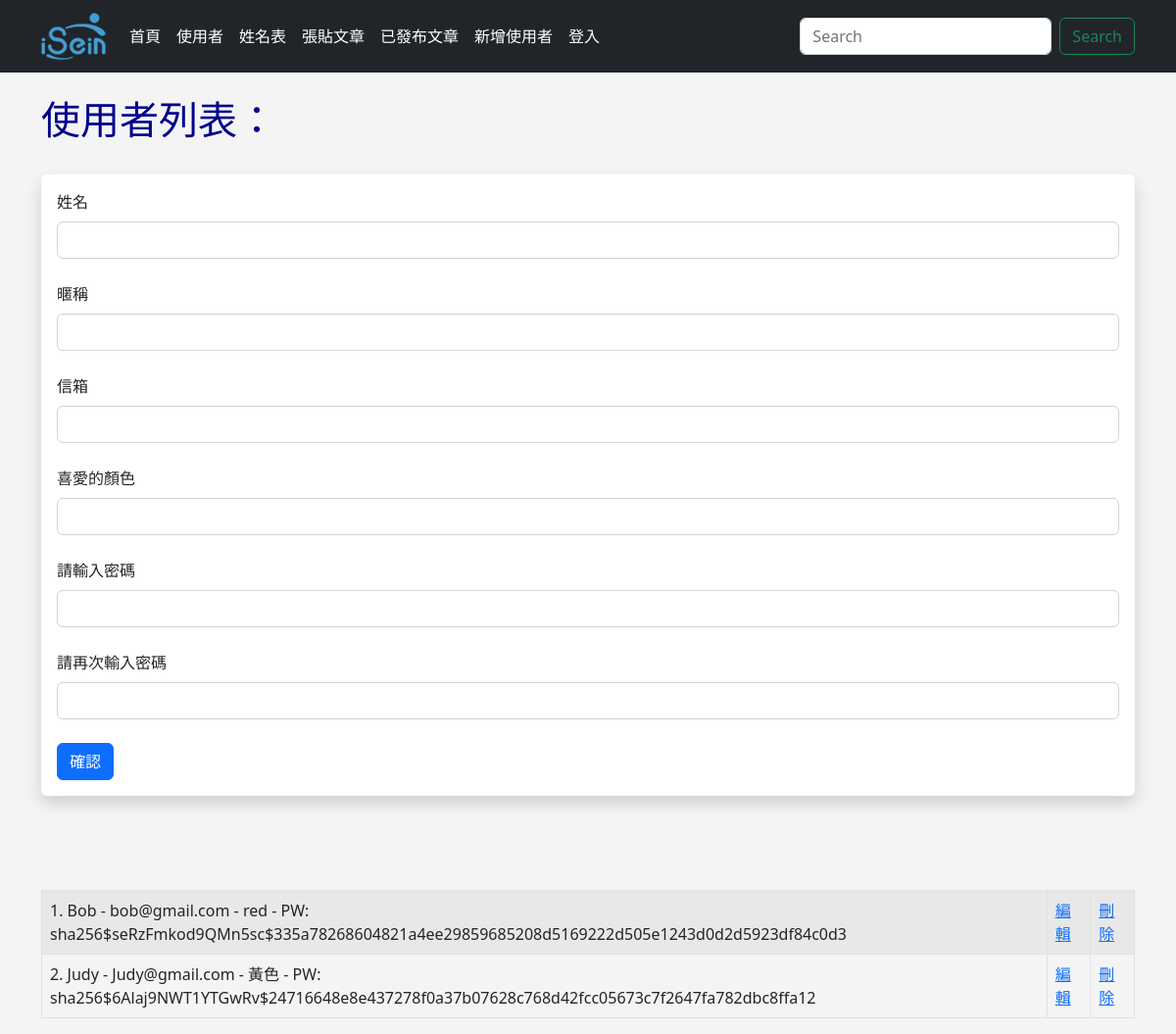
Screenshot of /user/add with the database file from the repository.
### app.py (models this page shows, shortened)
class Users(db.Model, UserMixin):
    id = db.Column(db.Integer, primary_key=True)
    username = db.Column(db.String(20), nullable=False)
    name = db.Column(db.String(200), nullable=False)
    email = db.Column(db.String(200), nullable=False, unique=True)
    favorite_color = db.Column(db.String(120))
    password_hash = db.Column(db.String(128))
    date_added = db.Column(db.DateTime, default=datetime.utcnow)
    @property
    def password(self):
        raise AttributeError("哈希屬性不可讀取！")

### app.py (the view, shortened to what this page needs)
@app.route('/user/add', methods=['GET', 'POST'])
def add_user():
    name = None
    form = UserForm()
    our_users = Users.query.order_by(Users.date_added)
    return render_template("add_user.html",
        form=form,
        name=name,
        our_users=our_users
        )

### app.py
class UserForm(FlaskForm):
    name = StringField("姓名", validators=[DataRequired()])
    username = StringField("暱稱")
    email = StringField("信箱", validators=[DataRequired()])
    favorite_color = StringField("喜愛的顏色")
    password_hash = PasswordField('請輸入密碼',
        validators=[DataRequired(),
        EqualTo('password_hash2', message='密碼必須匹配')])
    password_hash2 = PasswordField('請再次輸入密碼', validators=[DataRequired()])
    submit = SubmitField("確認")

### templates/add_user.html (shortened to what this page needs)
{% extends 'base.html' %}
{% block content %}
    {% if name %}
        <h1>Hello {{ name }}</h1>
        <br/><br/>
    {% else %}
        <h1>使用者列表：</h1>
        <br/>
        <div class="shadow p-3 mb-5 bg-body rounded">
            <form method="POST">
                {{ form.name.label(class="form-label") }}
                {{ form.name(class="form-control") }}
                <br/>
                {{ form.username.label(class="form-label") }}
                {{ form.username(class="form-control") }}
                <br/>
                {{ form.email.label(class="form-label") }}
                {{ form.email(class="form-control") }}
                <br/>
                {{ form.favorite_color.label(class="form-label") }}
                {{ form.favorite_color(class="form-control") }}
                <br/>
                {{ form.password_hash.label(class="form-label") }}
                {{ form.password_hash(class="form-control") }}
                <br/>
                {{ form.password_hash2.label(class="form-label") }}
                {{ form.password_hash2(class="form-control") }}
                <br/>
                {{ form.submit(class="btn btn-primary") }}
            </form>
        </div>
        <br/><br/>
    {% endif %}
    <table class="table table-hover table-bordered table-striped">
        {% for our_user in our_users %}
            <tr>
                <td>{{ our_user.id }}. {{ our_user.name }} - {{ our_user.email }} - {{ our_user.favorite_color }} - PW: {{ our_user.password_hash }}</td>
                <td><a href="{{ url_for('update', id=our_user.id) }}">編輯</a></td>
                <td><a href="{{ url_for('delete', id=our_user.id) }}">刪除</a></td>
            </tr>
        {% endfor %}
    </table>
{% endblock %}

### static/css/style.css (style rules this page uses)
h1 { color: darkblue; font-size:40px; }
body { background: #f4f4f4f0; }

### rows the page displays
Users: id "1", name "Bob", email "bob@gmail.com", favorite_color "red", password_hash "sha256$seRzFmkod9QMn5sc$335a78268604821a4ee29859685208d5169222d505e1243d0d2d5923df84c0d3"
Users: id "2", name "Judy", email "Judy@gmail.com", favorite_color "黃色", password_hash "sha256$6Alaj9NWT1YTGwRv$24716648e8e437278f0a37b07628c768d42fcc05673c7f2647fa782dbc8ffa12"
